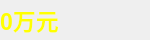
<?xml version="1.0" encoding="UTF-8"?>
<ui version="4.0">
 <class>moneyUp</class>
 <widget class="QWidget" name="moneyUp">
  <property name="geometry">
   <rect>
    <x>0</x>
    <y>0</y>
    <width>150</width>
    <height>40</height>
   </rect>
  </property>
  <property name="minimumSize">
   <size>
    <width>150</width>
    <height>40</height>
   </size>
  </property>
  <property name="maximumSize">
   <size>
    <width>150</width>
    <height>40</height>
   </size>
  </property>
  <property name="windowTitle">
   <string>Form</string>
  </property>
  <widget class="QLabel" name="label">
   <property name="geometry">
    <rect>
     <x>0</x>
     <y>0</y>
     <width>150</width>
     <height>40</height>
    </rect>
   </property>
   <property name="minimumSize">
    <size>
     <width>150</width>
     <height>40</height>
    </size>
   </property>
   <property name="maximumSize">
    <size>
     <width>150</width>
     <height>40</height>
    </size>
   </property>
   <property name="font">
    <font>
     <pointsize>17</pointsize>
     <weight>75</weight>
     <bold>true</bold>
    </font>
   </property>
   <property name="styleSheet">
    <string notr="true">QLabel{color:yellow}</string>
   </property>
   <property name="text">
    <string>0万元</string>
   </property>
  </widget>
 </widget>
 <resources/>
 <connections/>
</ui>
